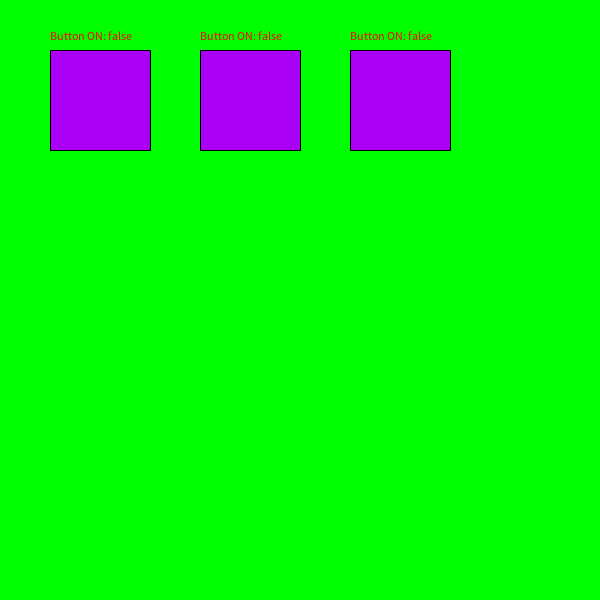
Frame 1 (no input)
Frame 60 (the mouse pressed at the canvas centre just before this capture): identical to frame 1, image omitted
Frame 120 (the mouse held since frame 60 and released just before this capture): identical to frame 1, image omitted

The Processing sketch that drew this single still picture (run headless with seeded random() and noise(); from frame 60 on, the mouse is pressed at the canvas centre):

// Processing sketch: oop1
// ── oop1.pde
//Create instance of Button
Button btn1 = new Button(50, 50, 100, 100);
Button btn2 = new Button(200, 50, 100, 100);
Button btn3 = new Button(350, 50, 100, 100);

void setup() {
  size(600,600);
}

void draw() {
  background(0,255,0);
  btn1.display();
  btn2.display();
  btn3.display();
}  


void mousePressed() {
  btn1.clickButton();
  btn2.clickButton();
  btn3.clickButton();
}
// ── Button.pde
//Class Name
class Button {
  //Class Variables
  boolean button;
  int x, y, w, h;

  //Class Constructor
  Button(int tempX, int tempY, int tempW, int tempH) {
    x = tempX;
    y = tempY;
    w = tempW;
    h = tempH;
    button = false;
  }

  //Class Attributes
  void display() {
    if (button) {
      fill(255, 0, 0);
      text("Button ON: " + str(button), x, y-10);
      fill(0);
      rect(x, y, w, h);
    } else if (!button) {
      fill(255, 0, 0);
      text("Button ON: " + str(button), x, y-10);
      fill(#AA00F5);
      rect(x, y, w, h);
    }
  }

  //Class Behavior
  void clickButton() {
    if (mouseX>x && mouseX<x+w && mouseY>y && mouseY<y+h) {
      button = !button;
    }
  }
}
